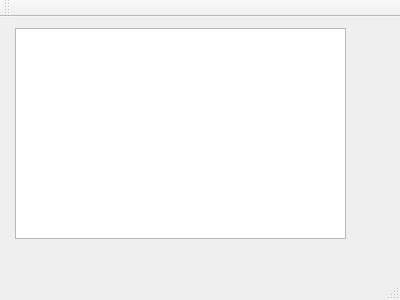
<?xml version="1.0" encoding="UTF-8"?>
<ui version="4.0">
 <class>MainWindow</class>
 <widget class="QMainWindow" name="MainWindow">
  <property name="geometry">
   <rect>
    <x>0</x>
    <y>0</y>
    <width>400</width>
    <height>300</height>
   </rect>
  </property>
  <property name="windowTitle">
   <string>MainWindow</string>
  </property>
  <widget class="QWidget" name="centralWidget">
   <widget class="QTableView" name="tableView">
    <property name="geometry">
     <rect>
      <x>15</x>
      <y>11</y>
      <width>331</width>
      <height>211</height>
     </rect>
    </property>
   </widget>
  </widget>
  <widget class="QMenuBar" name="menuBar">
   <property name="geometry">
    <rect>
     <x>0</x>
     <y>0</y>
     <width>400</width>
     <height>23</height>
    </rect>
   </property>
  </widget>
  <widget class="QToolBar" name="mainToolBar">
   <attribute name="toolBarArea">
    <enum>TopToolBarArea</enum>
   </attribute>
   <attribute name="toolBarBreak">
    <bool>false</bool>
   </attribute>
  </widget>
  <widget class="QStatusBar" name="statusBar"/>
 </widget>
 <layoutdefault spacing="6" margin="11"/>
 <resources/>
 <connections/>
</ui>
